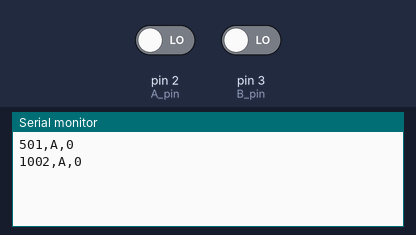
The sketch below on a simulated Arduino Uno, built with avr-gcc and run on an emulated ATmega328P. Parts: the last lines printed to the serial monitor. The test bench sets the inputs (shaded band); at power-on: pin 2 (A_pin) LOW, pin 3 (B_pin) LOW.

Above: at 1.2 s.
1.3 s: pin 2 (A_pin) driven HIGH
At 1.9 s:
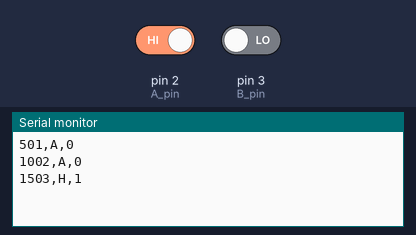
3.5 s: pin 3 (B_pin) driven HIGH
At 3.9 s:
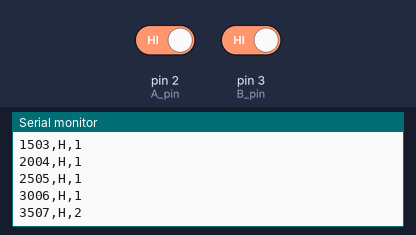
5.0 s: pin 2 (A_pin) driven LOW
At 5.4 s:
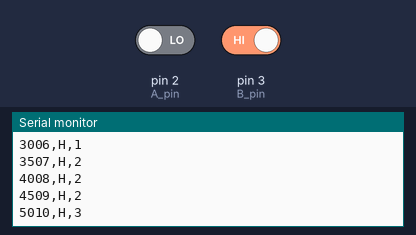
6.5 s: pin 3 (B_pin) driven LOW
At 6.9 s:
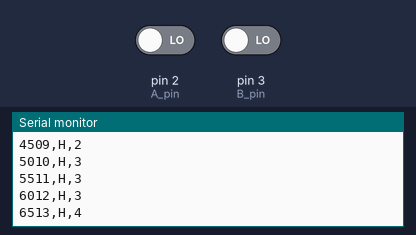
Timing chart, 0 to 9.0 s (numbered marks = the images above; inputs shaded):
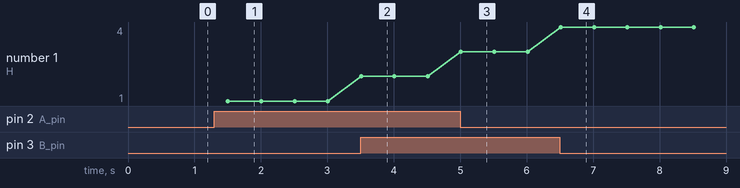

The sketch:

Tarea_M.ino
```cpp
/* Programa creado por:
 *  Cadavid Piñero, Leopoldo
 *  Penalva Martínez, Francisco de Asís
 *  Pérez Vilaplana, Ignacio
 *  Salcedo Salcedo, Raquel
 *
 * Contador de pulsos en modo 4x con el
 * motor-codificador-reductor de Tinkercad.
 */

// Pines para las interrupciones
#define A_pin 2
#define B_pin 3
#define Z_pin 4

// Variable para controlar los pulsos del encoder
volatile int encoderValue = 0;

// Intervalo de un segundo
int interval = 500;

// Declaración de otras variables
long previousMillis = 0;
long currentMillis = 0;
volatile bool sentido = 0;

void setup()
{
  // Setup Serial Monitor
  Serial.begin(9600);

  // Set encoder como input con resistencia pullup
  pinMode(Z_pin, INPUT);

  // Attach interrupt
  attachInterrupt(digitalPinToInterrupt(A_pin), updateEncoderA, CHANGE);
  attachInterrupt(digitalPinToInterrupt(B_pin), updateEncoderB, CHANGE);

  // Setup initial values for timer
  previousMillis = millis();
}

void loop(){
  currentMillis = millis();
  //Se realiza la comprobacion de que haya pasado el intervalo
  if (currentMillis - previousMillis > interval) {
    Serial.print(millis());
    Serial.println(","+(String)(sentido?"H":"A")+","+encoderValue);
    previousMillis = millis();
  }
}

void updateEncoderA(){
  //Esta sentencia reestablece la cuenta de pulsos en
  //caso de que se active la señal del canal Z
  //if(!(PIND & B00010000))
  //  encoderValue = 0;

  //La lógica para esta interrupción y la interupción en B,
  //es la misma, por lo que solo se explica esta y se asume
  //que en B, la lógica es la misma pero seguiendo un sentido
  //contrario en el giro.
  //En la cuenta 4x la interrupción se situa en el cambio de
  //estado, de manera pero por cada canal habrá dos interrupciones.
  //De esta manera, ya no se puede comprobar si al saltar el canal
  //A hay pulso o no en el canal B (como se hacía en el modo 1x).
  //Lo que se hace es hacer una comprobación inicial de si esta en
  //en subida o bajada y a partir de ahí ver si B tiene el flanco
  //activado o no, par saber el sentido.

  if(PIND & B00000100){
    if(PIND & B00001000){
      sentido=0;
      encoderValue=encoderValue-1;
    }
    else{
      sentido=1;
      encoderValue=encoderValue+1;
    }
  }
  else{
    if(PIND & B00001000){
      sentido=1;
      encoderValue=encoderValue+1;
    }
    else{
      sentido=0;
      encoderValue=encoderValue-1;
    }
  }
}

void updateEncoderB(){
  //Esta sentencia reestablece la cuenta de pulsos en
  //caso de que se active la señal del canal Z
  //if(!(PIND & B00010000))
  //  encoderValue = 0;

  if(PIND & B00001000){
    if(PIND & B00000100){
      sentido=1;
      encoderValue=encoderValue+1;
    }
    else{
      sentido=0;
      encoderValue=encoderValue-1;
    }
  }
  else{
    if(PIND & B00000100){
      sentido=0;
      encoderValue=encoderValue-1;
    }
    else{
      sentido=1;
      encoderValue=encoderValue+1;
    }
  }
}
```

Measured:
- after the input at 1.3 s, the serial monitor: prints a new line after 0.20 s (image 1)
- after the input at 3.5 s, the serial monitor: prints a new line at once (image 2)
- after the input at 5.0 s, the serial monitor: prints a new line at once (image 3)
- after the input at 6.5 s, the serial monitor: prints a new line at once (image 4)
- plotted number 1: 1 → 2 after the input at 3.5 s, 2 → 3 after the input at 5.0 s, 3 → 4 after the input at 6.5 s
